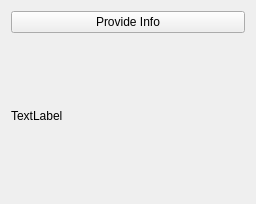
<?xml version="1.0" encoding="UTF-8"?>
<ui version="4.0">
 <class>Widget</class>
 <widget class="QWidget" name="Widget">
  <property name="geometry">
   <rect>
    <x>0</x>
    <y>0</y>
    <width>256</width>
    <height>204</height>
   </rect>
  </property>
  <property name="windowTitle">
   <string>Widget</string>
  </property>
  <layout class="QVBoxLayout" name="verticalLayout">
   <item>
    <widget class="QPushButton" name="provideInfoButton">
     <property name="text">
      <string>Provide Info</string>
     </property>
    </widget>
   </item>
   <item>
    <widget class="QLabel" name="infoLabel">
     <property name="text">
      <string>TextLabel</string>
     </property>
    </widget>
   </item>
  </layout>
 </widget>
 <resources/>
 <connections/>
</ui>
